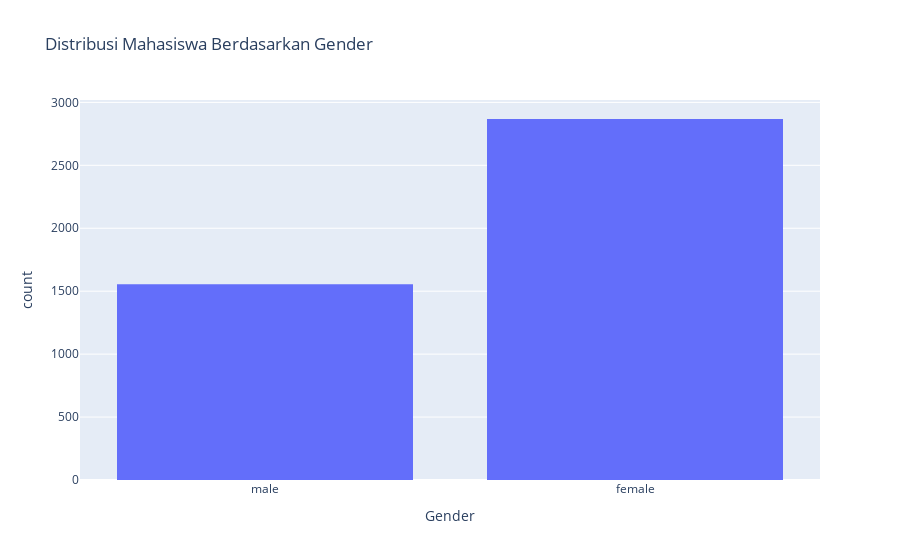

Here is the notebook cell this chart was saved with:
### Code cell
# 4. Distribusi mahasiswa berdasarkan gender
fig4 = px.histogram(df, x='Gender', title='Distribusi Mahasiswa Berdasarkan Gender')
fig4.show()

### Figure 1 — Plotly figure (JSON) as saved in the notebook; plotly's stock layout.template omitted (floating-point values rounded to 4 significant figures; data arrays with more than 128 entries replaced by an {"elided": "..."} marker saying what was removed)
{"data": [{"alignmentgroup": "True", "bingroup": "x", "hovertemplate": "Gender=%{x}<br>count=%{y}<extra></extra>", "legendgroup": "", "marker": {"color": "#636efa", "pattern": {"shape": ""}}, "name": "", "offsetgroup": "", "orientation": "v", "showlegend": false, "type": "histogram", "x": {"elided": "4424 str values"}, "xaxis": "x", "yaxis": "y"}], "layout": {"barmode": "relative", "legend": {"tracegroupgap": 0}, "title": {"text": "Distribusi Mahasiswa Berdasarkan Gender"}, "xaxis": {"anchor": "y", "domain": [0, 1], "title": {"text": "Gender"}}, "yaxis": {"anchor": "x", "domain": [0, 1], "title": {"text": "count"}}}}
